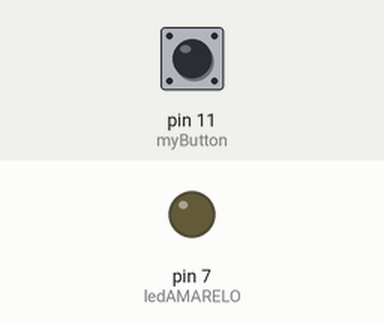
Simulated run of this sketch. Board: Arduino Uno, built with avr-gcc and run on an emulated ATmega328P. Shown: output pins drawn as LEDs (lit = HIGH). The test bench sets the inputs (shaded band); at power-on: pin 11 (myButton) HIGH.

Above: at 1.2 s.
1.3 s: pin 11 (myButton) pulled LOW for 0.15 s
At 2.4 s:
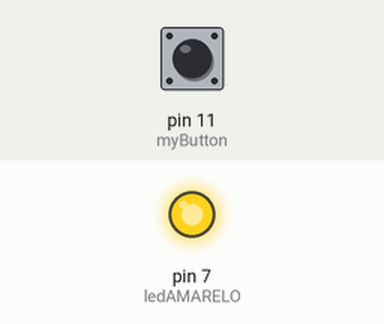
3.0 s: pin 11 (myButton) pulled LOW for 1 s
At 3.8 s:
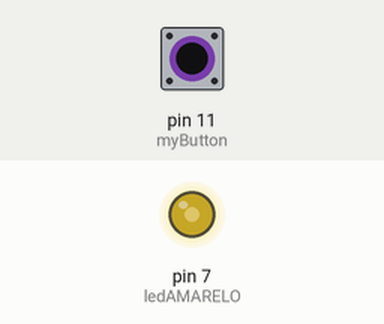
5.5 s: pin 11 (myButton) pulled LOW for 3.2 s
At 9.3 s:
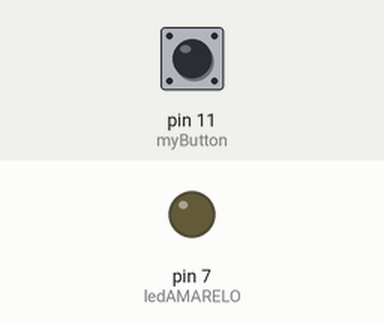
Timing chart, 0 to 10.8 s (numbered marks = the images above; inputs shaded):
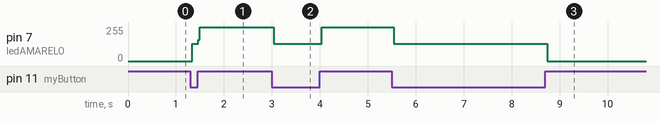

Measured:
- after the input at 1.3 s, pin 7 (ledAMARELO): 0/255 → 128/255 at once, → 255/255 0.12 s later
- after the input at 3.0 s, pin 7 (ledAMARELO): 255/255 → 128/255 at once, → 255/255 1.0 s later
- after the input at 5.5 s, pin 7 (ledAMARELO): 255/255 → 128/255 at once, → 0/255 3.2 s later

The sketch:

exBotao.ino
```cpp
int ledAMARELO = 7; //led colocado no pino 7
int myButton = 11; //botão colocado no pino 11


boolean ledStatus = false; //estado do led inicializado como falso

void setup() {
  // inicializações necessárias
  pinMode(ledAMARELO, OUTPUT);
  pinMode(myButton, INPUT_PULLUP);
}

void loop() {
  //bloco principal que será executado até que o equipamento seja desligado
  //para testar o status do botão neste caso é necessário ligar o aterramento nele também
  if (digitalRead(myButton) == LOW) //testa se o botão foi pressionado
  {
    if (!ledStatus) //pode ser também ledStatus == false
    {
      digitalWrite(ledAMARELO, HIGH); //se o estado for falso ele liga o led e seta o estado para verdadeiro
      ledStatus = true;
    }
    else
    {
      digitalWrite(ledAMARELO, LOW); //se o estado for verdadeiro ele desliga ga o led e seta o estado para falso
      ledStatus = false;
    }
  }

}
```
